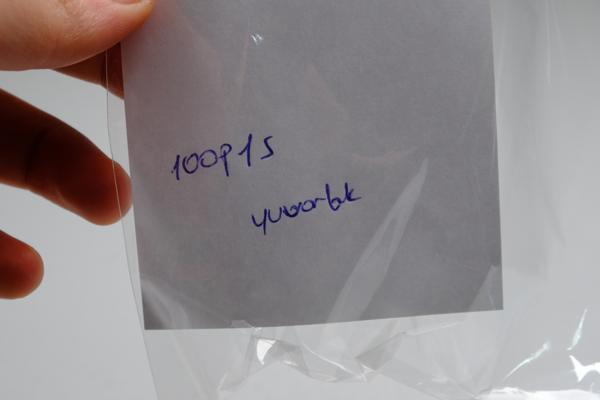
#> input picture assets/note_crops/crop_DSCF0339.JPG, 600 x 400 px; its folder holds only this picture in this run
$ python make_note_sheet.py
#> lines starting #> are read from the running program, lines starting #| are printed output that depends on the picture
import os
import glob
from PIL import Image

# Let's inspect the text/note on each note image
# Let's print out what files exist in assets/note_crops
crops = sorted(glob.glob('assets/note_crops/*.JPG'))
print(f"Total note crop files: {len(crops)}")

# Let's make an overview contact sheet of all notes so we can view them easily
img_w, img_h = 300, 200
cols = 5
rows = (len(crops) + cols - 1) // cols

sheet = Image.new('RGB', (cols * img_w, rows * img_h), (240, 240, 240))
#> sheet: PIL image 1500x200 RGB; every value is 240

from PIL import ImageDraw, ImageFont
draw = ImageDraw.Draw(sheet)

for idx, cp in enumerate(crops):
    try:
        im = Image.open(cp)
#> im is the input picture: PIL image 600x400 RGB; mean R, G, B 145.4, 138.7, 140.5
        im.thumbnail((img_w - 20, img_h - 40))
#> im: PIL image 240x160 RGB
        r = idx // cols
        c = idx % cols
        x = c * img_w + 10
        y = r * img_h + 30
        sheet.paste(im, (x, y))
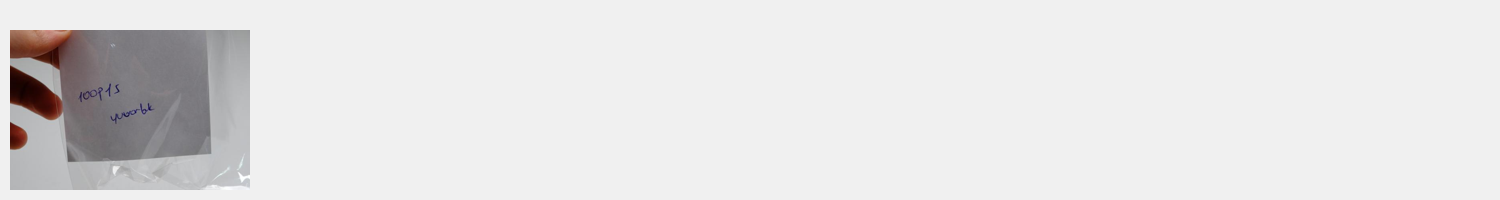
#> sheet: PIL image 1500x200 RGB; mean R, G, B 227.9, 227, 227.3
        draw.text((c * img_w + 10, r * img_h + 5), os.path.basename(cp), fill=(0, 0, 0))
    except Exception as e:
        print(f"Error {cp}: {e}")

sheet.save('assets/all_notes_contact_sheet.jpg', quality=85)
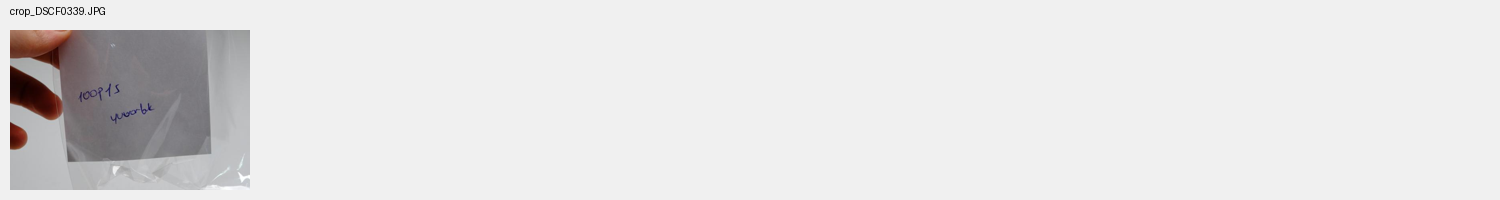
#> saved as all_notes_contact_sheet.jpg: PIL image 1500x200 RGB; mean R, G, B 227.7, 226.9, 227.1
print("Saved assets/all_notes_contact_sheet.jpg")

$ run again, on assets/note_crops/crop_DSCF0358.JPG
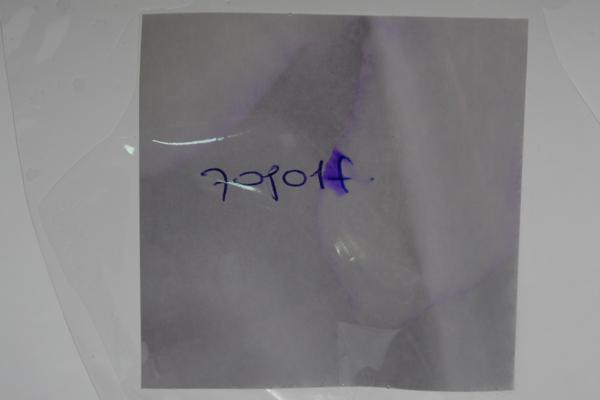
#> input picture assets/note_crops/crop_DSCF0358.JPG, 600 x 400 px
#> im is the input picture: PIL image 600x400 RGB; mean R, G, B 129.1, 128, 130
#> im: PIL image 240x160 RGB
#> `sheet.paste(im, (x, y))`:
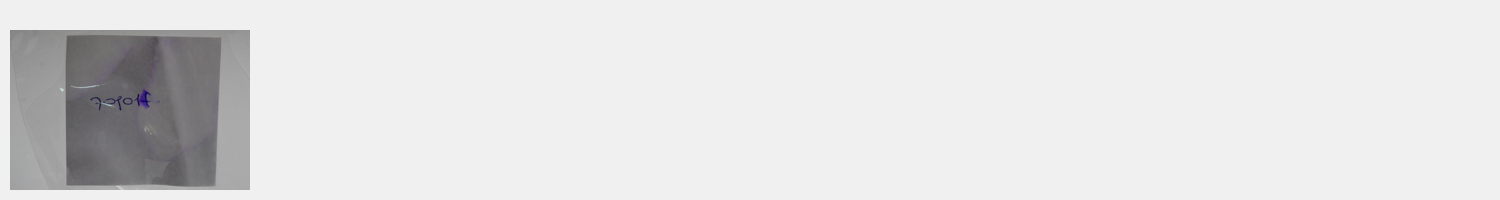
#> sheet: PIL image 1500x200 RGB; mean R, G, B 225.8, 225.7, 225.9
#> `sheet.save('assets/all_notes_contact_sheet.jpg', quality=85)`:
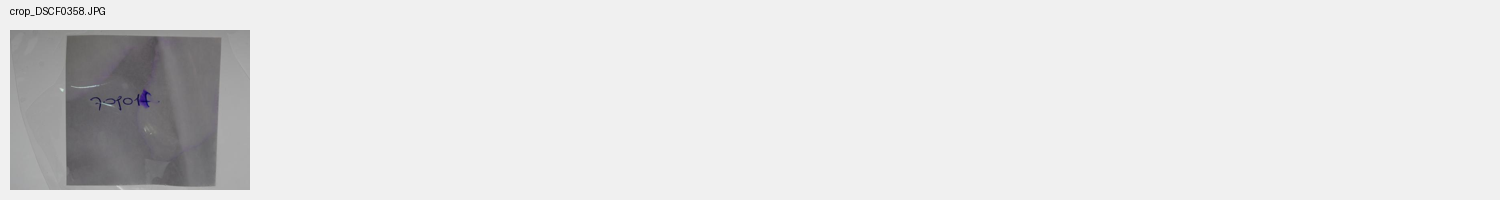
#> saved as all_notes_contact_sheet.jpg: PIL image 1500x200 RGB; mean R, G, B 225.6, 225.5, 225.7

$ run again, on assets/note_crops/crop_DSCF0361.JPG
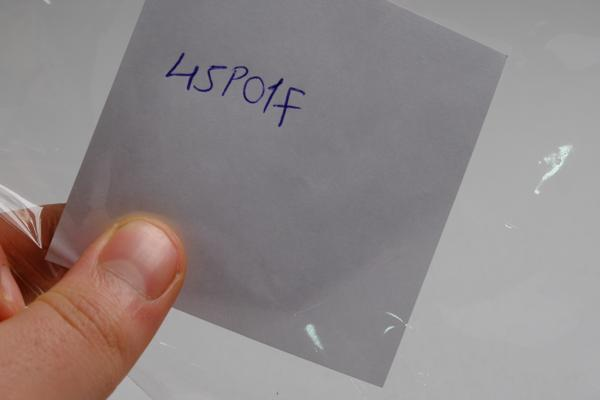
#> input picture assets/note_crops/crop_DSCF0361.JPG, 600 x 400 px
#> im is the input picture: PIL image 600x400 RGB; mean R, G, B 143.3, 135, 134.9
#> im: PIL image 240x160 RGB
#> `sheet.paste(im, (x, y))`:
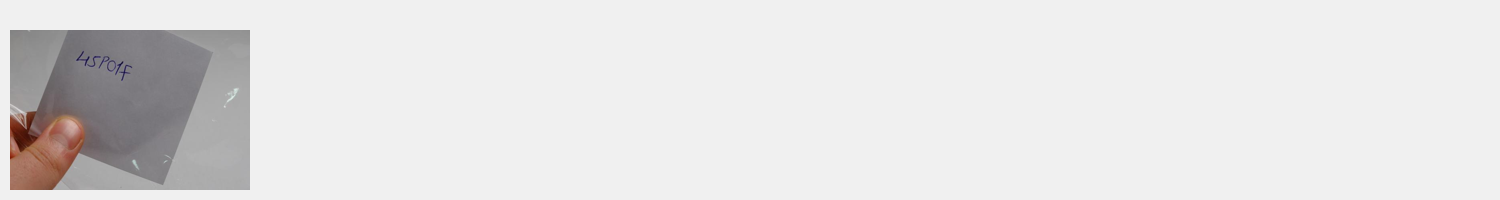
#> sheet: PIL image 1500x200 RGB; mean R, G, B 227.6, 226.6, 226.6
#> `sheet.save('assets/all_notes_contact_sheet.jpg', quality=85)`:
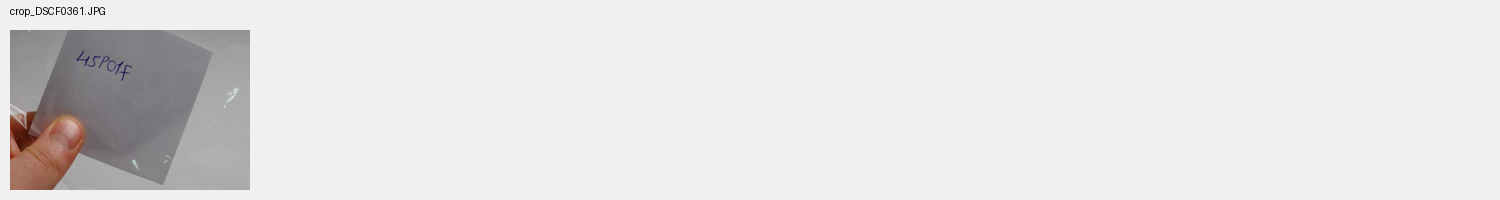
#> saved as all_notes_contact_sheet.jpg: PIL image 1500x200 RGB; mean R, G, B 227.4, 226.4, 226.4

$ run again, on assets/note_crops/crop_DSCF0363.JPG
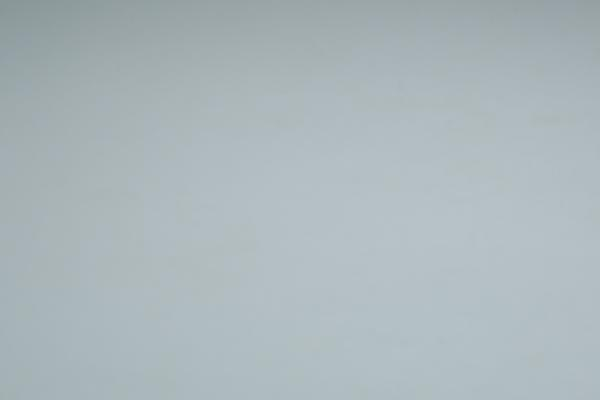
#> input picture assets/note_crops/crop_DSCF0363.JPG, 600 x 400 px
#> im is the input picture: PIL image 600x400 RGB; mean R, G, B 172.1, 183.6, 188.2
#> im: PIL image 240x160 RGB
#> `sheet.paste(im, (x, y))`:
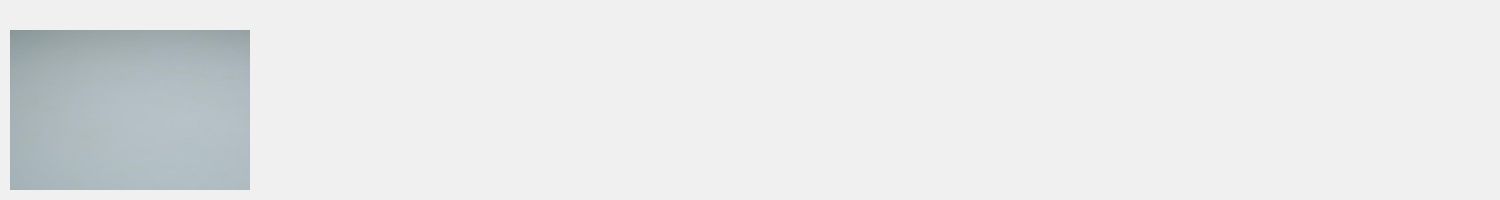
#> sheet: PIL image 1500x200 RGB; mean R, G, B 231.3, 232.8, 233.4
#> `sheet.save('assets/all_notes_contact_sheet.jpg', quality=85)`:
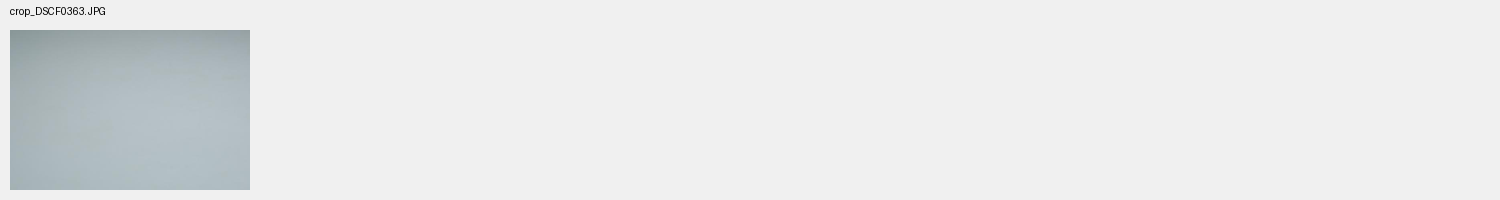
#> saved as all_notes_contact_sheet.jpg: PIL image 1500x200 RGB; mean R, G, B 231.1, 232.6, 233.2

$ run again, on assets/note_crops/crop_DSCF0341.JPG
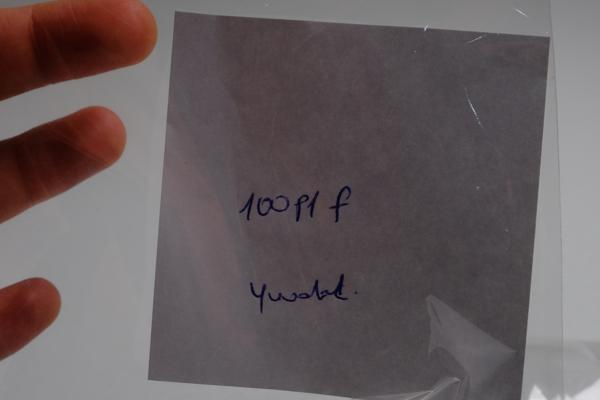
#> input picture assets/note_crops/crop_DSCF0341.JPG, 600 x 400 px
#> im is the input picture: PIL image 600x400 RGB; mean R, G, B 102.7, 92.8, 94.6
#> im: PIL image 240x160 RGB
#> `sheet.paste(im, (x, y))`:
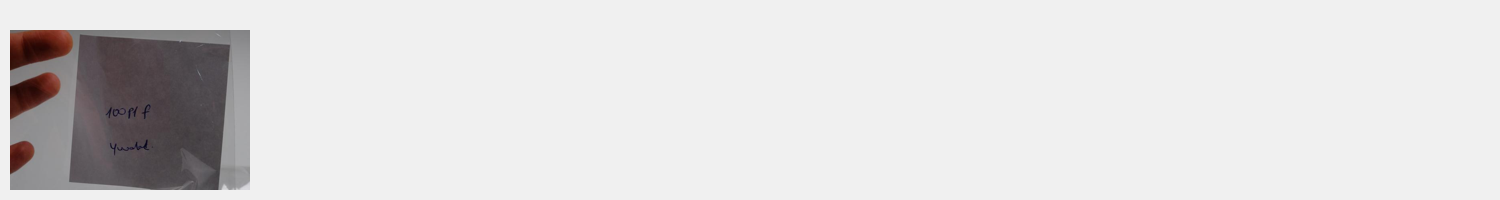
#> sheet: PIL image 1500x200 RGB; mean R, G, B 222.4, 221.2, 221.4
#> `sheet.save('assets/all_notes_contact_sheet.jpg', quality=85)`:
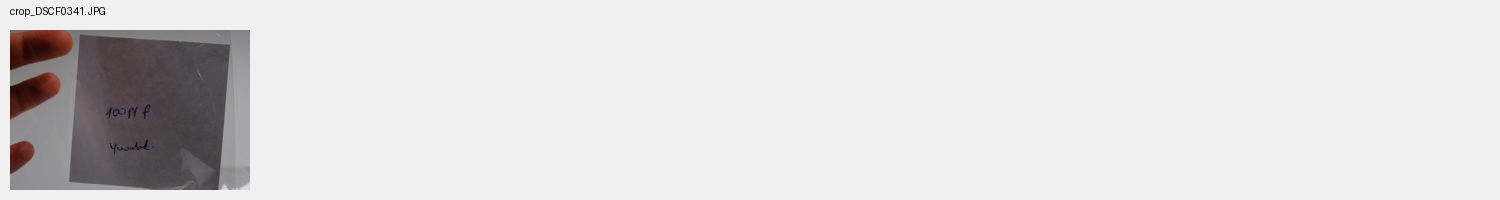
#> saved as all_notes_contact_sheet.jpg: PIL image 1500x200 RGB; mean R, G, B 222.3, 221, 221.2
